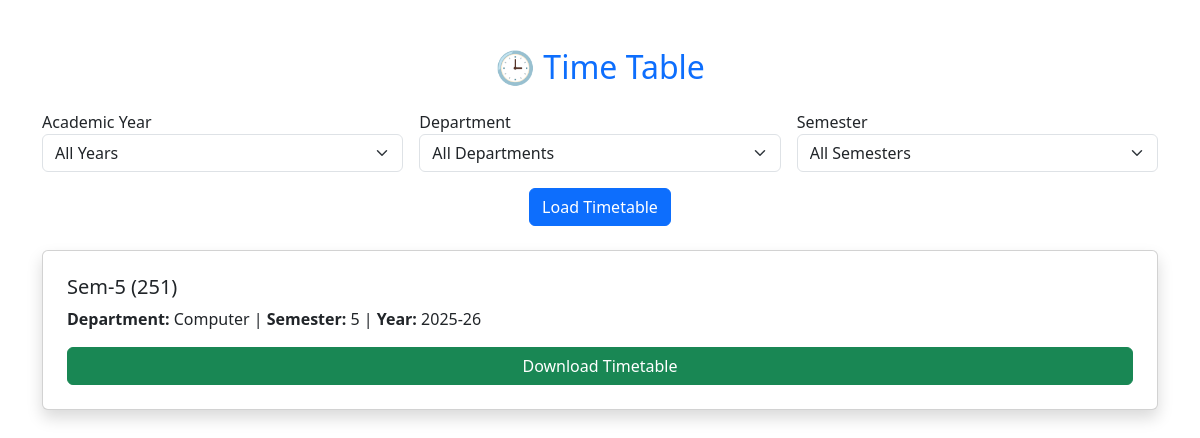
Page /timetable on the committed database.
### tables this page shows
CREATE TABLE TimeTables (
    id INTEGER PRIMARY KEY AUTOINCREMENT,
    title TEXT NOT NULL,
    department TEXT NOT NULL,
    semester TEXT NOT NULL,
    academic_year TEXT NOT NULL,
    filename TEXT NOT NULL
);

### app.py (the view)
@app.route('/timetable', methods=['GET', 'POST'])
def timetable():
    timetables = []
    no_result = False
    filters_applied = False
    con = sqlite3.connect(os.path.join(app.instance_path, 'gpd_site.db'))
    cur = con.cursor()
    if request.method == 'POST':
        academic_year = request.form.get('academic_year')
        department = request.form.get('department')
        semester = request.form.get('semester')
        filters_applied = any([academic_year, department, semester])
        query = "SELECT * FROM TimeTables WHERE 1=1"
        params = []
        if academic_year:
            query += " AND academic_year=?"
            params.append(academic_year)
        if department:
            query += " AND department=?"
            params.append(department)
        if semester:
            query += " AND semester=?"
            params.append(semester)
        query += " ORDER BY id DESC"  # Assuming newer ones have higher IDs
        cur.execute(query, params)
        rows = cur.fetchall()
    else:
        cur.execute("SELECT * FROM TimeTables ORDER BY id DESC")
        rows = cur.fetchall()
    con.close()
    for row in rows:
        timetables.append({
            'id': row[0],
            'title': row[1],
            'department': row[2],
            'semester': row[3],
            'academic_year': row[4],
            'filename': row[5]
        })
    if filters_applied and not timetables:
        no_result = True
    return render_template('timetable.html',
                           timetables=timetables,
                           filters_applied=filters_applied,
                           no_result=no_result)

### templates/timetable.html (shortened to what this page needs)
{% extends "base.html" %}
{% block content %}
<div class="container my-5">
    <h2 class="text-center text-primary mb-4">🕒 Time Table</h2>
    <form method="post" class="row g-3 mb-4">
        <div class="col-md-4">
            <label>Academic Year</label>
            <select name="academic_year" class="form-select">
                <option value="">All Years</option>
            </select>
        </div>
        <div class="col-md-4">
            <label>Department</label>
            <select name="department" class="form-select">
                <option value="">All Departments</option>
            </select>
        </div>
        <div class="col-md-4">
            <label>Semester</label>
            <select name="semester" class="form-select">
                <option value="">All Semesters</option>
            </select>
        </div>
        <div class="text-center mt-3">
            <button class="btn btn-primary">Load Timetable</button>
        </div>
    </form>
    {% if timetables %}
        {% for t in timetables %}
        <div class="card p-4 shadow mb-4">
            <h5>{{ t.title }}</h5>
            <p><strong>Department:</strong> {{ t.department }} |
               <strong>Semester:</strong> {{ t.semester }} |
               <strong>Year:</strong> {{ t.academic_year }}</p>
            <a href="{{ url_for('static', filename='uploads/' ~ t.filename) }}" class="btn btn-success" download>Download Timetable</a>
        </div>
        {% endfor %}
    {% elif filters_applied %}
        <p class="text-danger text-center">No timetable found for the selected filters.</p>
    {% else %}
        <p class="text-muted text-center">No timetables uploaded yet.</p>
    {% endif %}
</div>
{% endblock %}

### static/css/style.css (style rules this page uses)
body { font-family: 'Segoe UI', Tahoma, Geneva, Verdana, sans-serif; }

### rows in the picture
TimeTables: title "Sem-5 (251)", department "Computer", semester "5", academic_year "2025-26"
